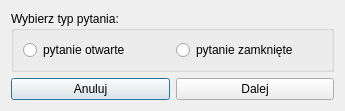
<?xml version="1.0" encoding="UTF-8"?>
<ui version="4.0">
 <class>Dialog</class>
 <widget class="QDialog" name="Dialog">
  <property name="geometry">
   <rect>
    <x>0</x>
    <y>0</y>
    <width>345</width>
    <height>109</height>
   </rect>
  </property>
  <property name="windowTitle">
   <string>Wybór typu pytania</string>
  </property>
  <layout class="QGridLayout" name="gridLayout_2">
   <item row="0" column="0" colspan="2">
    <widget class="QGroupBox" name="groupBox">
     <property name="title">
      <string>Wybierz typ pytania:</string>
     </property>
     <layout class="QGridLayout" name="gridLayout">
      <item row="0" column="0">
       <widget class="QRadioButton" name="radioButton">
        <property name="text">
         <string>pytanie otwarte</string>
        </property>
       </widget>
      </item>
      <item row="0" column="1">
       <widget class="QRadioButton" name="radioButton_2">
        <property name="text">
         <string>pytanie zamknięte</string>
        </property>
       </widget>
      </item>
     </layout>
    </widget>
   </item>
   <item row="1" column="0">
    <widget class="QPushButton" name="pushButton">
     <property name="text">
      <string>Anuluj</string>
     </property>
    </widget>
   </item>
   <item row="1" column="1">
    <widget class="QPushButton" name="pushButton_2">
     <property name="text">
      <string>Dalej</string>
     </property>
    </widget>
   </item>
  </layout>
 </widget>
 <resources/>
 <connections/>
</ui>
